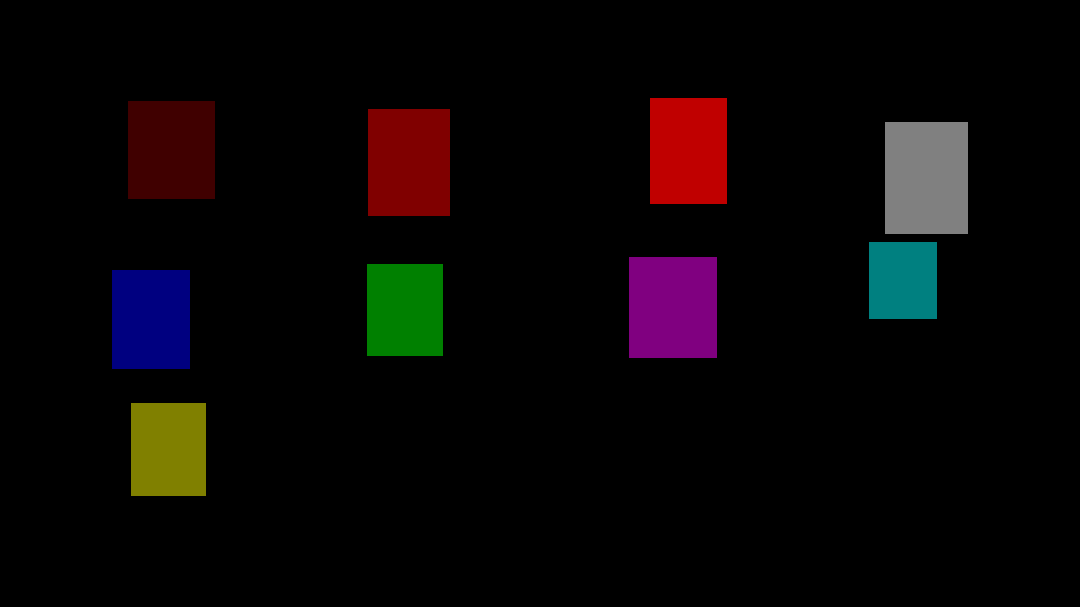
#> input picture assignment28/classdata/pic1_json/label.png, 1080 x 607 px, found by its file name
$ python assignment28.py
#> lines starting #> are read from the running program, lines starting #| are printed output that depends on the picture
#Use labelme create a dataset from the class zoom picture for each face.
#Use as many pictures as possible.

#read image
# labelme_draw_json pic1.json

#see label in image
# labelme_draw_label_png pic1_json/label.png

import numpy as np
import PIL.Image

label_png = '../../../cv-master/advanceworkbook/assignment28/classdata/pic1_json/label.png'
lbl = np.asarray(PIL.Image.open(label_png))
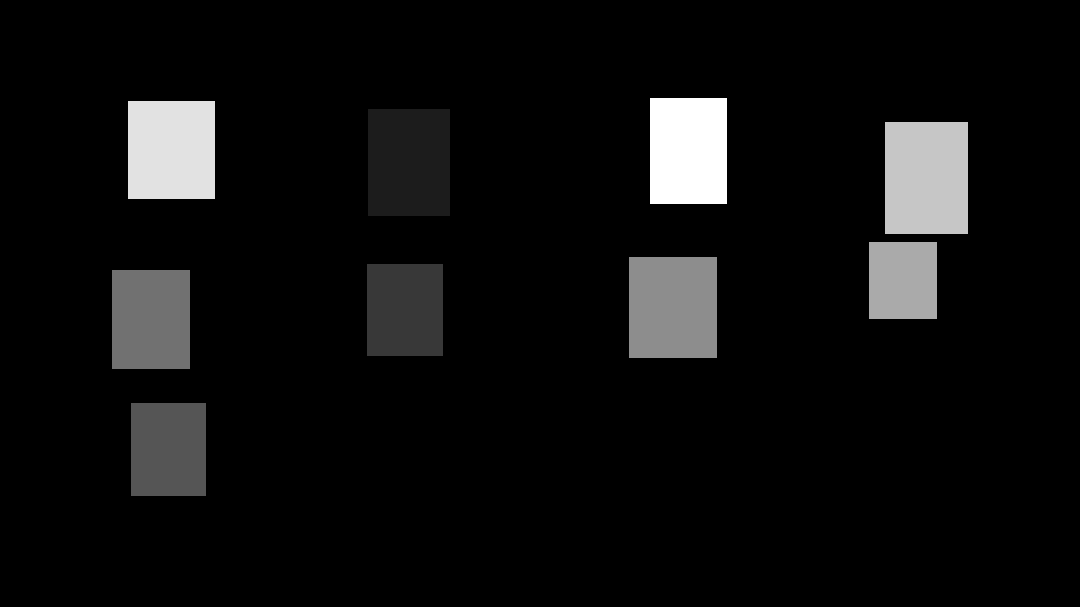
#> lbl: shape (607, 1080); min 0, max 9, mean 0.545; drawn with min black and max white
print(lbl.dtype)
#| uint8
#print(np.unique(lbl))
print(lbl.shape)
#| (607, 1080)
